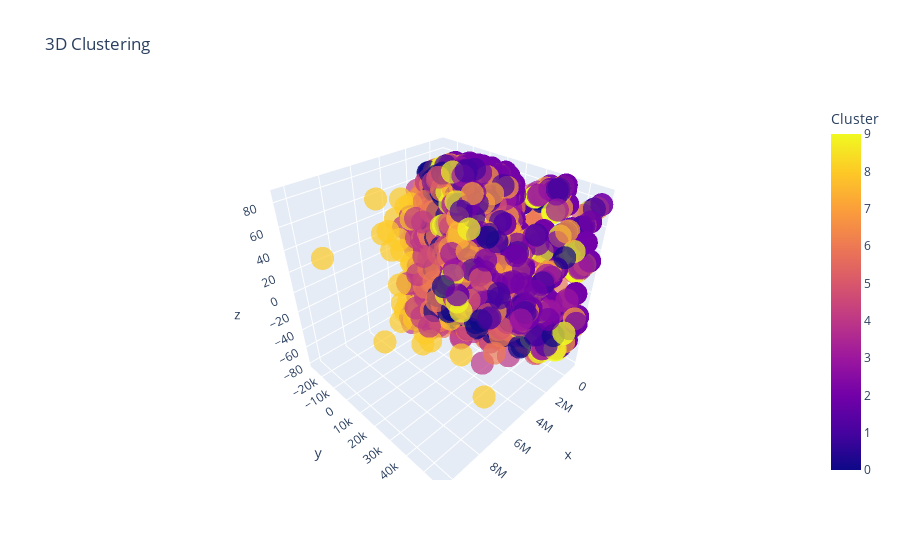

Source (notebook cell):
### Code cell
cluster_profiles = df.groupby('Cluster')[['Annual Income', 'Price ($)']].mean()
cluster_profiles['Most Frequent Company'] = le_company.inverse_transform(
    df.groupby('Cluster')['Company_encoded'].agg(lambda x: x.value_counts().idxmax())
)
cluster_profiles['Most Frequent Model'] = le_model.inverse_transform(
    df.groupby('Cluster')['Model_encoded'].agg(lambda x: x.value_counts().idxmax())
)
cluster_profiles['Dominant Gender'] = le_gender.inverse_transform(
    df.groupby('Cluster')['Gender_encoded'].agg(lambda x: x.mean().round().astype(int))
)

fig = px.scatter_3d(
    df,
    x=X_pca[:, 0],
    y=X_pca[:, 1],
    z=X_pca[:, 2],
    color='Cluster',
    opacity=0.7,
    size_max=5,
    title='3D Clustering'
)
fig.show()

print(cluster_profiles)

### Figure 1 — Plotly figure (JSON) as saved in the notebook; plotly's stock layout.template omitted (floating-point values rounded to 4 significant figures; data arrays with more than 128 entries replaced by an {"elided": "..."} marker saying what was removed)
{"data": [{"hovertemplate": "x=%{x}<br>y=%{y}<br>z=%{z}<br>Cluster=%{marker.color}<extra></extra>", "legendgroup": "", "marker": {"color": {"elided": "23906 int values"}, "coloraxis": "coloraxis", "opacity": 0.7, "symbol": "circle"}, "mode": "markers", "name": "", "scene": "scene", "showlegend": false, "type": "scatter3d", "x": {"elided": "23906 float values"}, "y": {"elided": "23906 float values"}, "z": {"elided": "23906 float values"}}], "layout": {"coloraxis": {"colorbar": {"title": {"text": "Cluster"}}, "colorscale": [[0, "#0d0887"], [0.1111, "#46039f"], [0.2222, "#7201a8"], [0.3333, "#9c179e"], [0.4444, "#bd3786"], [0.5556, "#d8576b"], [0.6667, "#ed7953"], [0.7778, "#fb9f3a"], [0.8889, "#fdca26"], [1, "#f0f921"]]}, "legend": {"tracegroupgap": 0}, "scene": {"domain": {"x": [0, 1], "y": [0, 1]}, "xaxis": {"title": {"text": "x"}}, "yaxis": {"title": {"text": "y"}}, "zaxis": {"title": {"text": "z"}}}, "title": {"text": "3D Clustering"}}}
